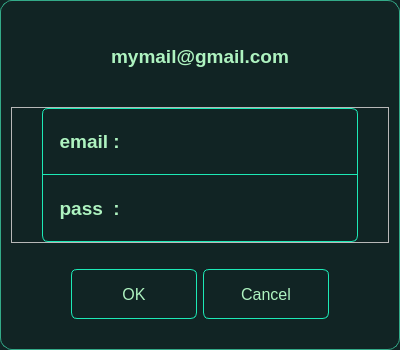
<?xml version="1.0" encoding="UTF-8"?>
<ui version="4.0">
 <class>mailDialog</class>
 <widget class="QDialog" name="mailDialog">
  <property name="geometry">
   <rect>
    <x>0</x>
    <y>0</y>
    <width>400</width>
    <height>350</height>
   </rect>
  </property>
  <property name="maximumSize">
   <size>
    <width>16777215</width>
    <height>16777215</height>
   </size>
  </property>
  <property name="windowTitle">
   <string>Dialog</string>
  </property>
  <property name="styleSheet">
   <string notr="true">/* ===== QDialog ===== */
QDialog {
    background-color: #112424; /* 어두운 배경 */
    font-family: 'Segoe UI';
    font-size: 14px;
    color: #aef3c0;
    border: 1px solid #33aa88;
    border-radius: 12px;
}

/* ===== QLabel (텍스트: mymail, email:, pass:) ===== */
QLabel#mailLabel,
QLabel#passLabel,
QLabel#mymailLabel {
    color: #aef3c0;
    font-size: 14pt;
    font-weight: bold;
}

/* ===== QLineEdit (입력창) ===== */
QLineEdit {
    border: none;
    background-color: transparent;
    color: #aef3c0;
    padding: 6px 10px;
}

/* ===== QDialogButtonBox (OK / Cancel 버튼) ===== */
QPushButton {
    background-color: transparent;
    color: #aef3c0;
    border: 0.5px solid #1de9b6;
    border-radius: 6px;
    padding: 6px 12px;
    font-family: 'Segoe UI';
    font-size: 12pt;
}
QPushButton:hover {
    background-color: #1b5247;
}
QPushButton:pressed {
    background-color: #0e2924;
}



QDialogButtonBox QPushButton {
    min-width: 100px;
    min-height: 36px;
    font-size: 12pt;
}

QFrame#emailFrame,
QFrame#passFrame {
    border-bottom: 1px solid #1de9b6;
    border-left: 1px solid #1de9b6;
    border-right: 1px solid #1de9b6;
}
QFrame#emailFrame {
    border-top: 1px solid #1de9b6;
    border-top-left-radius: 6px;
    border-top-right-radius: 6px;
}
QFrame#passFrame {
    border-bottom-left-radius: 6px;
    border-bottom-right-radius: 6px;
}</string>
  </property>
  <layout class="QVBoxLayout" name="verticalLayout" stretch="2,3,2">
   <item>
    <widget class="QLabel" name="mymailLabel">
     <property name="text">
      <string>mymail@gmail.com</string>
     </property>
     <property name="alignment">
      <set>Qt::AlignmentFlag::AlignCenter</set>
     </property>
    </widget>
   </item>
   <item>
    <widget class="QFrame" name="formFrame">
     <property name="frameShape">
      <enum>QFrame::Shape::StyledPanel</enum>
     </property>
     <property name="frameShadow">
      <enum>QFrame::Shadow::Raised</enum>
     </property>
     <layout class="QGridLayout" name="gridLayout">
      <property name="leftMargin">
       <number>30</number>
      </property>
      <property name="topMargin">
       <number>0</number>
      </property>
      <property name="rightMargin">
       <number>30</number>
      </property>
      <property name="bottomMargin">
       <number>0</number>
      </property>
      <property name="spacing">
       <number>0</number>
      </property>
      <item row="0" column="0" colspan="2">
       <widget class="QFrame" name="emailFrame">
        <layout class="QHBoxLayout" name="horizontalLayout_2" stretch="1,3">
         <item>
          <widget class="QLabel" name="mailLabel">
           <property name="text">
            <string>email : </string>
           </property>
           <property name="alignment">
            <set>Qt::AlignmentFlag::AlignRight|Qt::AlignmentFlag::AlignTrailing|Qt::AlignmentFlag::AlignVCenter</set>
           </property>
          </widget>
         </item>
         <item>
          <widget class="QLineEdit" name="emailLineEdit"/>
         </item>
        </layout>
       </widget>
      </item>
      <item row="1" column="0">
       <widget class="QFrame" name="passFrame">
        <property name="frameShape">
         <enum>QFrame::Shape::StyledPanel</enum>
        </property>
        <property name="frameShadow">
         <enum>QFrame::Shadow::Raised</enum>
        </property>
        <layout class="QHBoxLayout" name="horizontalLayout" stretch="1,3">
         <item>
          <widget class="QLabel" name="passLabel">
           <property name="text">
            <string>pass  : </string>
           </property>
           <property name="alignment">
            <set>Qt::AlignmentFlag::AlignRight|Qt::AlignmentFlag::AlignTrailing|Qt::AlignmentFlag::AlignVCenter</set>
           </property>
          </widget>
         </item>
         <item>
          <widget class="QLineEdit" name="passwordLineEdit">
           <property name="echoMode">
            <enum>QLineEdit::EchoMode::Password</enum>
           </property>
          </widget>
         </item>
        </layout>
       </widget>
      </item>
     </layout>
    </widget>
   </item>
   <item>
    <widget class="QDialogButtonBox" name="buttonBox">
     <property name="sizePolicy">
      <sizepolicy hsizetype="Preferred" vsizetype="Preferred">
       <horstretch>0</horstretch>
       <verstretch>0</verstretch>
      </sizepolicy>
     </property>
     <property name="layoutDirection">
      <enum>Qt::LayoutDirection::LeftToRight</enum>
     </property>
     <property name="orientation">
      <enum>Qt::Orientation::Horizontal</enum>
     </property>
     <property name="standardButtons">
      <set>QDialogButtonBox::StandardButton::Cancel|QDialogButtonBox::StandardButton::Ok</set>
     </property>
     <property name="centerButtons">
      <bool>true</bool>
     </property>
    </widget>
   </item>
  </layout>
 </widget>
 <resources/>
 <connections>
  <connection>
   <sender>buttonBox</sender>
   <signal>accepted()</signal>
   <receiver>mailDialog</receiver>
   <slot>accept()</slot>
   <hints>
    <hint type="sourcelabel">
     <x>248</x>
     <y>254</y>
    </hint>
    <hint type="destinationlabel">
     <x>157</x>
     <y>274</y>
    </hint>
   </hints>
  </connection>
  <connection>
   <sender>buttonBox</sender>
   <signal>rejected()</signal>
   <receiver>mailDialog</receiver>
   <slot>reject()</slot>
   <hints>
    <hint type="sourcelabel">
     <x>316</x>
     <y>260</y>
    </hint>
    <hint type="destinationlabel">
     <x>286</x>
     <y>274</y>
    </hint>
   </hints>
  </connection>
 </connections>
</ui>
